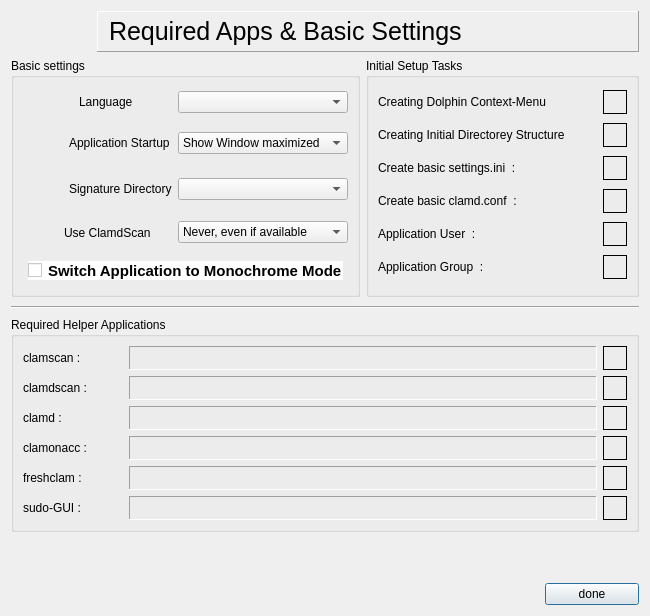
<?xml version="1.0" encoding="UTF-8"?>
<ui version="4.0">
 <class>firstRunWindow</class>
 <widget class="QDialog" name="firstRunWindow">
  <property name="geometry">
   <rect>
    <x>0</x>
    <y>0</y>
    <width>650</width>
    <height>616</height>
   </rect>
  </property>
  <property name="windowTitle">
   <string>firstRunWindow</string>
  </property>
  <layout class="QGridLayout" name="gridLayout_2">
   <item row="0" column="0" colspan="3">
    <layout class="QHBoxLayout" name="horizontalLayout_8">
     <item>
      <widget class="QLabel" name="label">
       <property name="maximumSize">
        <size>
         <width>80</width>
         <height>80</height>
        </size>
       </property>
       <property name="text">
        <string/>
       </property>
       <property name="pixmap">
        <pixmap resource="../resources.qrc">:/icons/icons/Clam.png</pixmap>
       </property>
       <property name="scaledContents">
        <bool>true</bool>
       </property>
      </widget>
     </item>
     <item>
      <widget class="QLabel" name="headlineLabel">
       <property name="maximumSize">
        <size>
         <width>16777215</width>
         <height>50</height>
        </size>
       </property>
       <property name="font">
        <font>
         <pointsize>19</pointsize>
        </font>
       </property>
       <property name="styleSheet">
        <string notr="true">padding:5px</string>
       </property>
       <property name="frameShape">
        <enum>QFrame::Panel</enum>
       </property>
       <property name="frameShadow">
        <enum>QFrame::Raised</enum>
       </property>
       <property name="text">
        <string>Required Apps &amp; Basic Settings</string>
       </property>
       <property name="alignment">
        <set>Qt::AlignLeading|Qt::AlignLeft|Qt::AlignVCenter</set>
       </property>
       <property name="margin">
        <number>0</number>
       </property>
      </widget>
     </item>
    </layout>
   </item>
   <item row="7" column="2">
    <widget class="QPushButton" name="pushButton">
     <property name="text">
      <string>done</string>
     </property>
    </widget>
   </item>
   <item row="2" column="0" rowspan="2">
    <widget class="QGroupBox" name="basicSettingsGroupBox">
     <property name="sizePolicy">
      <sizepolicy hsizetype="Preferred" vsizetype="Preferred">
       <horstretch>0</horstretch>
       <verstretch>0</verstretch>
      </sizepolicy>
     </property>
     <property name="styleSheet">
      <string notr="true"/>
     </property>
     <property name="title">
      <string>Basic settings</string>
     </property>
     <property name="flat">
      <bool>true</bool>
     </property>
     <layout class="QVBoxLayout" name="verticalLayout">
      <item>
       <layout class="QHBoxLayout" name="horizontalLayout_10">
        <item>
         <widget class="QLabel" name="label_3">
          <property name="minimumSize">
           <size>
            <width>50</width>
            <height>30</height>
           </size>
          </property>
          <property name="maximumSize">
           <size>
            <width>50</width>
            <height>30</height>
           </size>
          </property>
          <property name="text">
           <string/>
          </property>
          <property name="pixmap">
           <pixmap resource="../resources.qrc">:/icons/icons/languagelabel.xpm</pixmap>
          </property>
          <property name="scaledContents">
           <bool>true</bool>
          </property>
          <property name="margin">
           <number>3</number>
          </property>
         </widget>
        </item>
        <item>
         <widget class="QLabel" name="label_2">
          <property name="text">
           <string>Language</string>
          </property>
         </widget>
        </item>
        <item>
         <widget class="QComboBox" name="applicationLanguageComboBox">
          <property name="minimumSize">
           <size>
            <width>170</width>
            <height>0</height>
           </size>
          </property>
          <property name="maximumSize">
           <size>
            <width>170</width>
            <height>16777215</height>
           </size>
          </property>
          <property name="sizeIncrement">
           <size>
            <width>0</width>
            <height>0</height>
           </size>
          </property>
         </widget>
        </item>
       </layout>
      </item>
      <item>
       <layout class="QHBoxLayout" name="horizontalLayout_9">
        <item>
         <widget class="QLabel" name="label_4">
          <property name="minimumSize">
           <size>
            <width>40</width>
            <height>40</height>
           </size>
          </property>
          <property name="maximumSize">
           <size>
            <width>40</width>
            <height>40</height>
           </size>
          </property>
          <property name="text">
           <string/>
          </property>
          <property name="pixmap">
           <pixmap resource="../resources.qrc">:/icons/icons/scanlimits.png</pixmap>
          </property>
          <property name="scaledContents">
           <bool>true</bool>
          </property>
         </widget>
        </item>
        <item>
         <widget class="QLabel" name="startupModeLabel">
          <property name="text">
           <string>Application Startup</string>
          </property>
         </widget>
        </item>
        <item>
         <widget class="QComboBox" name="startupModeComboBox">
          <property name="minimumSize">
           <size>
            <width>170</width>
            <height>0</height>
           </size>
          </property>
          <property name="maximumSize">
           <size>
            <width>170</width>
            <height>16777215</height>
           </size>
          </property>
          <item>
           <property name="text">
            <string>Show Window maximized</string>
           </property>
          </item>
          <item>
           <property name="text">
            <string>Show Tray Icon only</string>
           </property>
          </item>
         </widget>
        </item>
       </layout>
      </item>
      <item>
       <layout class="QHBoxLayout" name="horizontalLayout_6">
        <item>
         <widget class="QLabel" name="label_5">
          <property name="minimumSize">
           <size>
            <width>40</width>
            <height>40</height>
           </size>
          </property>
          <property name="maximumSize">
           <size>
            <width>40</width>
            <height>40</height>
           </size>
          </property>
          <property name="styleSheet">
           <string notr="true"/>
          </property>
          <property name="text">
           <string/>
          </property>
          <property name="pixmap">
           <pixmap resource="../resources.qrc">:/icons/icons/freshclam.png</pixmap>
          </property>
          <property name="scaledContents">
           <bool>true</bool>
          </property>
          <property name="margin">
           <number>5</number>
          </property>
          <property name="indent">
           <number>-1</number>
          </property>
         </widget>
        </item>
        <item>
         <widget class="QLabel" name="signatureDatabaseDirectoryLabel">
          <property name="text">
           <string>Signature Directory</string>
          </property>
         </widget>
        </item>
        <item>
         <widget class="QComboBox" name="signatureDatabaseDirectoryComboBox">
          <property name="minimumSize">
           <size>
            <width>170</width>
            <height>0</height>
           </size>
          </property>
          <property name="maximumSize">
           <size>
            <width>170</width>
            <height>16777215</height>
           </size>
          </property>
         </widget>
        </item>
       </layout>
      </item>
      <item>
       <layout class="QHBoxLayout" name="horizontalLayout_11">
        <item>
         <widget class="QLabel" name="label_6">
          <property name="minimumSize">
           <size>
            <width>35</width>
            <height>35</height>
           </size>
          </property>
          <property name="maximumSize">
           <size>
            <width>35</width>
            <height>35</height>
           </size>
          </property>
          <property name="styleSheet">
           <string notr="true"/>
          </property>
          <property name="text">
           <string/>
          </property>
          <property name="pixmap">
           <pixmap resource="../resources.qrc">:/icons/icons/multithread.png</pixmap>
          </property>
          <property name="scaledContents">
           <bool>true</bool>
          </property>
          <property name="margin">
           <number>5</number>
          </property>
          <property name="indent">
           <number>-1</number>
          </property>
         </widget>
        </item>
        <item>
         <widget class="QLabel" name="clamdscanLabel_2">
          <property name="text">
           <string>Use ClamdScan</string>
          </property>
         </widget>
        </item>
        <item>
         <widget class="QComboBox" name="clamdscanComboBox">
          <property name="minimumSize">
           <size>
            <width>170</width>
            <height>0</height>
           </size>
          </property>
          <property name="maximumSize">
           <size>
            <width>170</width>
            <height>16777215</height>
           </size>
          </property>
          <item>
           <property name="text">
            <string>Never, even if available</string>
           </property>
          </item>
          <item>
           <property name="text">
            <string>Always, if available</string>
           </property>
          </item>
          <item>
           <property name="text">
            <string>For scheduled scan, if available</string>
           </property>
          </item>
          <item>
           <property name="text">
            <string>For direct scan, if available</string>
           </property>
          </item>
          <item>
           <property name="text">
            <string>Ask for permission, if available</string>
           </property>
          </item>
         </widget>
        </item>
       </layout>
      </item>
      <item>
       <widget class="QCheckBox" name="monochromeModeCheckBox">
        <property name="font">
         <font>
          <pointsize>11</pointsize>
          <bold>true</bold>
         </font>
        </property>
        <property name="styleSheet">
         <string notr="true">margin:5px;background-color:white;color:black;</string>
        </property>
        <property name="text">
         <string>Switch Application to Monochrome Mode</string>
        </property>
       </widget>
      </item>
     </layout>
    </widget>
   </item>
   <item row="5" column="0" colspan="3">
    <widget class="QGroupBox" name="requiredApplicationGroupBox">
     <property name="title">
      <string>Required Helper Applications</string>
     </property>
     <layout class="QGridLayout" name="gridLayout">
      <item row="2" column="0">
       <widget class="QLabel" name="clamdLabel">
        <property name="text">
         <string>clamd : </string>
        </property>
       </widget>
      </item>
      <item row="2" column="1">
       <widget class="QLabel" name="clamdSourceLabel">
        <property name="frameShape">
         <enum>QFrame::Panel</enum>
        </property>
        <property name="frameShadow">
         <enum>QFrame::Sunken</enum>
        </property>
        <property name="text">
         <string/>
        </property>
       </widget>
      </item>
      <item row="5" column="2">
       <widget class="QLabel" name="sudoGUIStatusLabel">
        <property name="minimumSize">
         <size>
          <width>24</width>
          <height>24</height>
         </size>
        </property>
        <property name="maximumSize">
         <size>
          <width>24</width>
          <height>24</height>
         </size>
        </property>
        <property name="frameShape">
         <enum>QFrame::Box</enum>
        </property>
        <property name="text">
         <string/>
        </property>
        <property name="pixmap">
         <pixmap resource="../resources.qrc">:/icons/icons/cancel.png</pixmap>
        </property>
        <property name="scaledContents">
         <bool>true</bool>
        </property>
       </widget>
      </item>
      <item row="1" column="1">
       <widget class="QLabel" name="clamdscanSourceLabel">
        <property name="frameShape">
         <enum>QFrame::Panel</enum>
        </property>
        <property name="frameShadow">
         <enum>QFrame::Sunken</enum>
        </property>
        <property name="text">
         <string/>
        </property>
       </widget>
      </item>
      <item row="1" column="2">
       <widget class="QLabel" name="clamdscanStatusLabel">
        <property name="minimumSize">
         <size>
          <width>24</width>
          <height>24</height>
         </size>
        </property>
        <property name="maximumSize">
         <size>
          <width>24</width>
          <height>24</height>
         </size>
        </property>
        <property name="frameShape">
         <enum>QFrame::Box</enum>
        </property>
        <property name="text">
         <string/>
        </property>
        <property name="pixmap">
         <pixmap resource="../resources.qrc">:/icons/icons/cancel.png</pixmap>
        </property>
        <property name="scaledContents">
         <bool>true</bool>
        </property>
       </widget>
      </item>
      <item row="0" column="1">
       <widget class="QLabel" name="clamscanSourceLabel">
        <property name="frameShape">
         <enum>QFrame::Panel</enum>
        </property>
        <property name="frameShadow">
         <enum>QFrame::Sunken</enum>
        </property>
        <property name="text">
         <string/>
        </property>
       </widget>
      </item>
      <item row="4" column="1">
       <widget class="QLabel" name="freshclamSourceLabel">
        <property name="frameShape">
         <enum>QFrame::Panel</enum>
        </property>
        <property name="frameShadow">
         <enum>QFrame::Sunken</enum>
        </property>
        <property name="text">
         <string/>
        </property>
       </widget>
      </item>
      <item row="5" column="0">
       <widget class="QLabel" name="sudoGUILabel">
        <property name="text">
         <string>sudo-GUI :</string>
        </property>
       </widget>
      </item>
      <item row="4" column="0">
       <widget class="QLabel" name="freshclamLabel">
        <property name="text">
         <string>freshclam :</string>
        </property>
       </widget>
      </item>
      <item row="0" column="2">
       <widget class="QLabel" name="clamscanStatusLabel">
        <property name="minimumSize">
         <size>
          <width>24</width>
          <height>24</height>
         </size>
        </property>
        <property name="maximumSize">
         <size>
          <width>24</width>
          <height>24</height>
         </size>
        </property>
        <property name="frameShape">
         <enum>QFrame::Box</enum>
        </property>
        <property name="text">
         <string/>
        </property>
        <property name="pixmap">
         <pixmap resource="../resources.qrc">:/icons/icons/cancel.png</pixmap>
        </property>
        <property name="scaledContents">
         <bool>true</bool>
        </property>
       </widget>
      </item>
      <item row="3" column="1">
       <widget class="QLabel" name="clamonaccSourceLabel">
        <property name="frameShape">
         <enum>QFrame::Panel</enum>
        </property>
        <property name="frameShadow">
         <enum>QFrame::Sunken</enum>
        </property>
        <property name="text">
         <string/>
        </property>
       </widget>
      </item>
      <item row="5" column="1">
       <widget class="QLabel" name="sudoGUISourceLabel">
        <property name="frameShape">
         <enum>QFrame::Panel</enum>
        </property>
        <property name="frameShadow">
         <enum>QFrame::Sunken</enum>
        </property>
        <property name="text">
         <string/>
        </property>
       </widget>
      </item>
      <item row="3" column="2">
       <widget class="QLabel" name="clamonaccStatusLabel">
        <property name="minimumSize">
         <size>
          <width>24</width>
          <height>24</height>
         </size>
        </property>
        <property name="maximumSize">
         <size>
          <width>24</width>
          <height>24</height>
         </size>
        </property>
        <property name="frameShape">
         <enum>QFrame::Box</enum>
        </property>
        <property name="text">
         <string/>
        </property>
        <property name="pixmap">
         <pixmap resource="../resources.qrc">:/icons/icons/cancel.png</pixmap>
        </property>
        <property name="scaledContents">
         <bool>true</bool>
        </property>
       </widget>
      </item>
      <item row="2" column="2">
       <widget class="QLabel" name="clamdStatusLabel">
        <property name="minimumSize">
         <size>
          <width>24</width>
          <height>24</height>
         </size>
        </property>
        <property name="maximumSize">
         <size>
          <width>24</width>
          <height>24</height>
         </size>
        </property>
        <property name="frameShape">
         <enum>QFrame::Box</enum>
        </property>
        <property name="text">
         <string/>
        </property>
        <property name="pixmap">
         <pixmap resource="../resources.qrc">:/icons/icons/cancel.png</pixmap>
        </property>
        <property name="scaledContents">
         <bool>true</bool>
        </property>
       </widget>
      </item>
      <item row="4" column="2">
       <widget class="QLabel" name="freshclamStatusLabel">
        <property name="minimumSize">
         <size>
          <width>24</width>
          <height>24</height>
         </size>
        </property>
        <property name="maximumSize">
         <size>
          <width>24</width>
          <height>24</height>
         </size>
        </property>
        <property name="frameShape">
         <enum>QFrame::Box</enum>
        </property>
        <property name="text">
         <string/>
        </property>
        <property name="pixmap">
         <pixmap resource="../resources.qrc">:/icons/icons/cancel.png</pixmap>
        </property>
        <property name="scaledContents">
         <bool>true</bool>
        </property>
       </widget>
      </item>
      <item row="0" column="0">
       <widget class="QLabel" name="clamscanLabel">
        <property name="maximumSize">
         <size>
          <width>100</width>
          <height>16777215</height>
         </size>
        </property>
        <property name="text">
         <string>clamscan : </string>
        </property>
       </widget>
      </item>
      <item row="3" column="0">
       <widget class="QLabel" name="clamonaccLabel">
        <property name="text">
         <string>clamonacc :</string>
        </property>
       </widget>
      </item>
      <item row="1" column="0">
       <widget class="QLabel" name="clamdscanLabel">
        <property name="text">
         <string>clamdscan : </string>
        </property>
       </widget>
      </item>
     </layout>
    </widget>
   </item>
   <item row="7" column="0" colspan="2">
    <spacer name="horizontalSpacer">
     <property name="orientation">
      <enum>Qt::Horizontal</enum>
     </property>
     <property name="sizeHint" stdset="0">
      <size>
       <width>528</width>
       <height>20</height>
      </size>
     </property>
    </spacer>
   </item>
   <item row="6" column="0">
    <spacer name="verticalSpacer">
     <property name="orientation">
      <enum>Qt::Vertical</enum>
     </property>
     <property name="sizeHint" stdset="0">
      <size>
       <width>20</width>
       <height>40</height>
      </size>
     </property>
    </spacer>
   </item>
   <item row="4" column="0" colspan="3">
    <widget class="Line" name="line">
     <property name="minimumSize">
      <size>
       <width>0</width>
       <height>8</height>
      </size>
     </property>
     <property name="orientation">
      <enum>Qt::Horizontal</enum>
     </property>
    </widget>
   </item>
   <item row="2" column="1" rowspan="2" colspan="2">
    <widget class="QGroupBox" name="initialSetupTasksGroupBox">
     <property name="title">
      <string>Initial Setup Tasks</string>
     </property>
     <layout class="QVBoxLayout" name="verticalLayout_2">
      <item>
       <layout class="QHBoxLayout" name="horizontalLayout">
        <item>
         <widget class="QLabel" name="dolphinContextMenuLabel">
          <property name="text">
           <string>Creating Dolphin Context-Menu</string>
          </property>
         </widget>
        </item>
        <item>
         <widget class="QLabel" name="dolphinContestMenuStatusLabel">
          <property name="minimumSize">
           <size>
            <width>24</width>
            <height>24</height>
           </size>
          </property>
          <property name="maximumSize">
           <size>
            <width>24</width>
            <height>24</height>
           </size>
          </property>
          <property name="frameShape">
           <enum>QFrame::Box</enum>
          </property>
          <property name="text">
           <string/>
          </property>
          <property name="pixmap">
           <pixmap resource="../resources.qrc">:/icons/icons/cancel.png</pixmap>
          </property>
          <property name="scaledContents">
           <bool>true</bool>
          </property>
         </widget>
        </item>
       </layout>
      </item>
      <item>
       <layout class="QHBoxLayout" name="horizontalLayout_2">
        <item>
         <widget class="QLabel" name="initialDirectoryStructureLabel">
          <property name="text">
           <string>Creating Initial Directorey Structure</string>
          </property>
         </widget>
        </item>
        <item>
         <widget class="QLabel" name="initialDirectoryStructureStatusLabel">
          <property name="minimumSize">
           <size>
            <width>24</width>
            <height>24</height>
           </size>
          </property>
          <property name="maximumSize">
           <size>
            <width>24</width>
            <height>24</height>
           </size>
          </property>
          <property name="frameShape">
           <enum>QFrame::Box</enum>
          </property>
          <property name="text">
           <string/>
          </property>
          <property name="pixmap">
           <pixmap resource="../resources.qrc">:/icons/icons/cancel.png</pixmap>
          </property>
          <property name="scaledContents">
           <bool>true</bool>
          </property>
         </widget>
        </item>
       </layout>
      </item>
      <item>
       <layout class="QHBoxLayout" name="horizontalLayout_5">
        <item>
         <widget class="QLabel" name="initialSettingsFileLabel">
          <property name="text">
           <string>Create basic settings.ini  : </string>
          </property>
         </widget>
        </item>
        <item>
         <widget class="QLabel" name="initialSettingsFileStatusLabel">
          <property name="minimumSize">
           <size>
            <width>24</width>
            <height>24</height>
           </size>
          </property>
          <property name="maximumSize">
           <size>
            <width>24</width>
            <height>24</height>
           </size>
          </property>
          <property name="frameShape">
           <enum>QFrame::Box</enum>
          </property>
          <property name="text">
           <string/>
          </property>
          <property name="pixmap">
           <pixmap resource="../resources.qrc">:/icons/icons/cancel.png</pixmap>
          </property>
          <property name="scaledContents">
           <bool>true</bool>
          </property>
         </widget>
        </item>
       </layout>
      </item>
      <item>
       <layout class="QHBoxLayout" name="horizontalLayout_7">
        <item>
         <widget class="QLabel" name="clamdConfLabel">
          <property name="text">
           <string>Create basic clamd.conf  : </string>
          </property>
         </widget>
        </item>
        <item>
         <widget class="QLabel" name="clamdConfStatusLabel">
          <property name="minimumSize">
           <size>
            <width>24</width>
            <height>24</height>
           </size>
          </property>
          <property name="maximumSize">
           <size>
            <width>24</width>
            <height>24</height>
           </size>
          </property>
          <property name="frameShape">
           <enum>QFrame::Box</enum>
          </property>
          <property name="text">
           <string/>
          </property>
          <property name="pixmap">
           <pixmap resource="../resources.qrc">:/icons/icons/cancel.png</pixmap>
          </property>
          <property name="scaledContents">
           <bool>true</bool>
          </property>
         </widget>
        </item>
       </layout>
      </item>
      <item>
       <layout class="QHBoxLayout" name="horizontalLayout_3">
        <item>
         <widget class="QLabel" name="applicationUserLabel">
          <property name="text">
           <string>Application User  : </string>
          </property>
         </widget>
        </item>
        <item>
         <widget class="QLabel" name="applicationUserStatusLabel">
          <property name="minimumSize">
           <size>
            <width>24</width>
            <height>24</height>
           </size>
          </property>
          <property name="maximumSize">
           <size>
            <width>24</width>
            <height>24</height>
           </size>
          </property>
          <property name="frameShape">
           <enum>QFrame::Box</enum>
          </property>
          <property name="text">
           <string/>
          </property>
          <property name="pixmap">
           <pixmap resource="../resources.qrc">:/icons/icons/cancel.png</pixmap>
          </property>
          <property name="scaledContents">
           <bool>true</bool>
          </property>
         </widget>
        </item>
       </layout>
      </item>
      <item>
       <layout class="QHBoxLayout" name="horizontalLayout_4">
        <item>
         <widget class="QLabel" name="applicationGroupLabel">
          <property name="text">
           <string>Application Group  : </string>
          </property>
         </widget>
        </item>
        <item>
         <widget class="QLabel" name="applicationGroupStatusLabel">
          <property name="minimumSize">
           <size>
            <width>24</width>
            <height>24</height>
           </size>
          </property>
          <property name="maximumSize">
           <size>
            <width>24</width>
            <height>24</height>
           </size>
          </property>
          <property name="frameShape">
           <enum>QFrame::Box</enum>
          </property>
          <property name="text">
           <string/>
          </property>
          <property name="pixmap">
           <pixmap resource="../resources.qrc">:/icons/icons/cancel.png</pixmap>
          </property>
          <property name="scaledContents">
           <bool>true</bool>
          </property>
         </widget>
        </item>
       </layout>
      </item>
     </layout>
    </widget>
   </item>
  </layout>
 </widget>
 <resources>
  <include location="../resources.qrc"/>
 </resources>
 <connections>
  <connection>
   <sender>signatureDatabaseDirectoryComboBox</sender>
   <signal>currentIndexChanged(int)</signal>
   <receiver>firstRunWindow</receiver>
   <slot>slot_sddComboBoxChanged()</slot>
   <hints>
    <hint type="sourcelabel">
     <x>346</x>
     <y>245</y>
    </hint>
    <hint type="destinationlabel">
     <x>649</x>
     <y>258</y>
    </hint>
   </hints>
  </connection>
  <connection>
   <sender>pushButton</sender>
   <signal>clicked()</signal>
   <receiver>firstRunWindow</receiver>
   <slot>slot_done()</slot>
   <hints>
    <hint type="sourcelabel">
     <x>640</x>
     <y>604</y>
    </hint>
    <hint type="destinationlabel">
     <x>373</x>
     <y>313</y>
    </hint>
   </hints>
  </connection>
  <connection>
   <sender>applicationLanguageComboBox</sender>
   <signal>currentIndexChanged(int)</signal>
   <receiver>firstRunWindow</receiver>
   <slot>slot_languageChanged()</slot>
   <hints>
    <hint type="sourcelabel">
     <x>346</x>
     <y>169</y>
    </hint>
    <hint type="destinationlabel">
     <x>644</x>
     <y>60</y>
    </hint>
   </hints>
  </connection>
  <connection>
   <sender>startupModeComboBox</sender>
   <signal>currentIndexChanged(int)</signal>
   <receiver>firstRunWindow</receiver>
   <slot>slot_startupModeChanged()</slot>
   <hints>
    <hint type="sourcelabel">
     <x>346</x>
     <y>207</y>
    </hint>
    <hint type="destinationlabel">
     <x>4</x>
     <y>185</y>
    </hint>
   </hints>
  </connection>
  <connection>
   <sender>monochromeModeCheckBox</sender>
   <signal>clicked()</signal>
   <receiver>firstRunWindow</receiver>
   <slot>slot_monochromeModeChanged()</slot>
   <hints>
    <hint type="sourcelabel">
     <x>25</x>
     <y>304</y>
    </hint>
    <hint type="destinationlabel">
     <x>1</x>
     <y>295</y>
    </hint>
   </hints>
  </connection>
  <connection>
   <sender>clamdscanComboBox</sender>
   <signal>currentIndexChanged(int)</signal>
   <receiver>firstRunWindow</receiver>
   <slot>slot_clamdscanChanged()</slot>
   <hints>
    <hint type="sourcelabel">
     <x>182</x>
     <y>269</y>
    </hint>
    <hint type="destinationlabel">
     <x>4</x>
     <y>257</y>
    </hint>
   </hints>
  </connection>
 </connections>
 <slots>
  <slot>slot_sddComboBoxChanged()</slot>
  <slot>slot_done()</slot>
  <slot>slot_languageChanged()</slot>
  <slot>slot_startupModeChanged()</slot>
  <slot>slot_monochromeModeChanged()</slot>
  <slot>slot_clamdscanChanged()</slot>
 </slots>
</ui>
